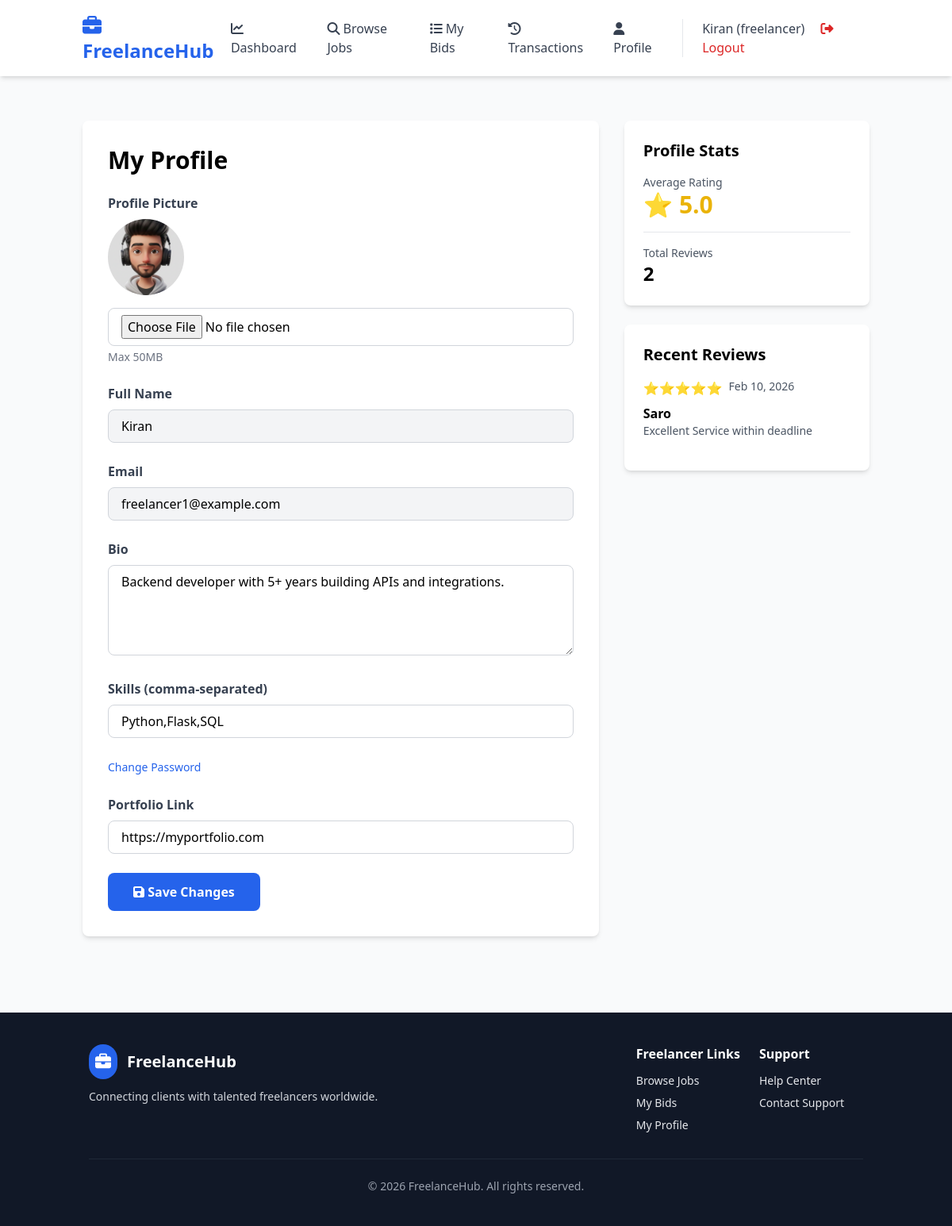
Page /profile (signed in) on the earlier database version.
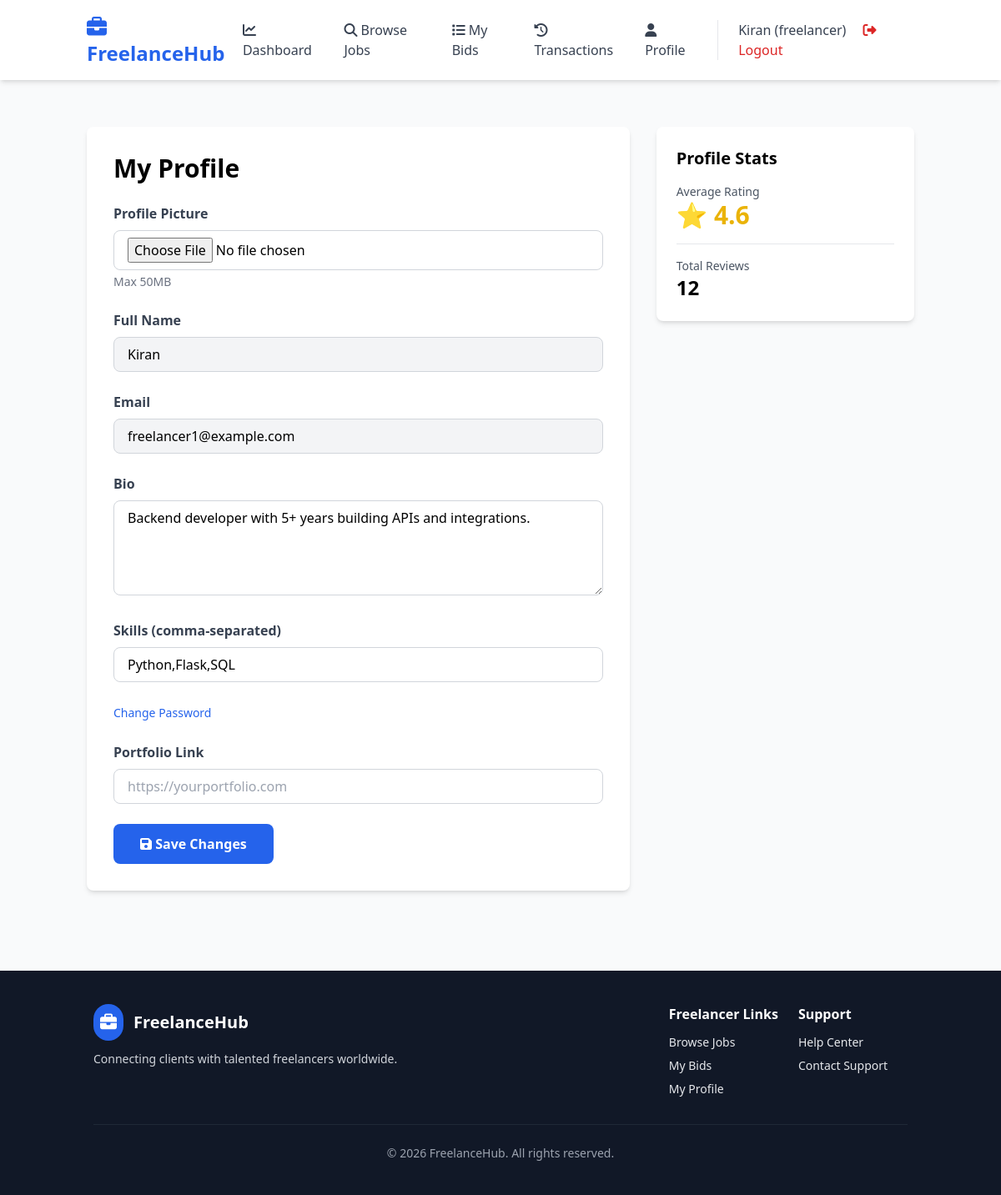
Same page on the later database version.
### models.py (models this page shows, shortened)
class FreelancerProfile(db.Model):
    __tablename__ = 'freelancer_profiles'
    id = db.Column(db.Integer, primary_key=True)
    user_id = db.Column(db.Integer, db.ForeignKey('users.id'), nullable=False, index=True)
    bio = db.Column(db.Text)
    skills = db.Column(db.String(500))  # comma-separated
    portfolio_link = db.Column(db.String(255))
    profile_image = db.Column(db.String(255))  # filename
    avg_rating = db.Column(db.Float, default=0)
    total_reviews = db.Column(db.Integer, default=0)
    created_at = db.Column(db.DateTime, default=datetime.utcnow)

class Review(db.Model):
    __tablename__ = 'reviews'
    id = db.Column(db.Integer, primary_key=True)
    job_id = db.Column(db.Integer, db.ForeignKey('jobs.id'), nullable=False, index=True)
    client_id = db.Column(db.Integer, db.ForeignKey('users.id'), nullable=False, index=True)
    freelancer_id = db.Column(db.Integer, db.ForeignKey('users.id'), nullable=False, index=True)
    rating = db.Column(db.Integer, nullable=False)  # 1-5
    comment = db.Column(db.Text)
    created_at = db.Column(db.DateTime, default=datetime.utcnow)

class User(UserMixin, db.Model):
    __tablename__ = 'users'
    id = db.Column(db.Integer, primary_key=True)
    name = db.Column(db.String(120), nullable=False)
    email = db.Column(db.String(120), unique=True, nullable=False, index=True)
    password_hash = db.Column(db.String(255), nullable=False)
    role = db.Column(db.String(20), nullable=False)  # 'client' or 'freelancer'
    created_at = db.Column(db.DateTime, default=datetime.utcnow)
    freelancer_profile = db.relationship('FreelancerProfile', uselist=False, backref='user', cascade='all, delete-orphan')
    jobs = db.relationship('Job', backref='client', foreign_keys='Job.client_id', cascade='all, delete-orphan')
    bids = db.relationship('Bid', backref='freelancer', cascade='all, delete-orphan')
    payments_as_client = db.relationship('Payment', foreign_keys='Payment.client_id', backref='client')
    payments_as_freelancer = db.relationship('Payment', foreign_keys='Payment.freelancer_id', backref='freelancer')
    reviews_given = db.relationship('Review', foreign_keys='Review.client_id', backref='client_reviewer')
    reviews_received = db.relationship('Review', foreign_keys='Review.freelancer_id', backref='freelancer_reviewed')
    def is_freelancer(self):
        return self.role == 'freelancer'

### app.py (the view, shortened to what this page needs)
    @app.route('/profile', methods=['GET', 'POST'])
    @freelancer_required
    def profile():
        profile = current_user.freelancer_profile
        if not profile:
            profile = FreelancerProfile(user_id=current_user.id)
            db.session.add(profile)
            db.session.commit()
        reviews = Review.query.filter_by(freelancer_id=current_user.id).all()
        return render_template('profile.html', profile=profile, reviews=reviews)

### templates/profile.html (shortened to what the changed rows need)
{% extends "base.html" %}
{% block content %}
{% if profile is defined and profile %}
<div class="grid md:grid-cols-3 gap-8">
    <div class="md:col-span-2">
        <div class="bg-white rounded-lg shadow-md p-8">
            <h1 class="text-3xl font-bold mb-6">My Profile</h1>
            <form method="POST" enctype="multipart/form-data" class="space-y-6">
                <div>
                    <label class="block text-gray-700 font-semibold mb-2">Profile Picture</label>
                    {% if profile.profile_image %}
                        <div class="mb-4">
                            <img src="{{ url_for('static', filename='../uploads/' + profile.profile_image) }}"
                                 onerror="this.src='https://via.placeholder.com/150'"
                                 class="w-24 h-24 rounded-full object-cover">
                        </div>
                    {% endif %}
                    <input type="file" name="profile_image" accept="image/*" class="w-full px-4 py-2 border border-gray-300 rounded-lg">
                    <p class="text-sm text-gray-500 mt-1">Max 50MB</p>
                </div>
                <div>
                    <label class="block text-gray-700 font-semibold mb-2">Full Name</label>
                    <input type="text" value="{{ current_user.name }}" disabled class="w-full px-4 py-2 border border-gray-300 rounded-lg bg-gray-100">
                </div>
                <div>
                    <label class="block text-gray-700 font-semibold mb-2">Email</label>
                    <input type="email" value="{{ current_user.email }}" disabled class="w-full px-4 py-2 border border-gray-300 rounded-lg bg-gray-100">
                </div>
                <div>
                    <label class="block text-gray-700 font-semibold mb-2">Bio</label>
                    <textarea name="bio" rows="4" class="w-full px-4 py-2 border border-gray-300 rounded-lg focus:outline-none focus:border-blue-500" placeholder="Write about yourself, your experience, and expertise...">{{ profile.bio or '' }}</textarea>
                </div>
                <div>
                    <label class="block text-gray-700 font-semibold mb-2">Skills (comma-separated)</label>
                    <input type="text" name="skills" value="{{ profile.skills or '' }}" class="w-full px-4 py-2 border border-gray-300 rounded-lg focus:outline-none focus:border-blue-500" placeholder="e.g., Python, JavaScript, Web Design">
                </div>
                <div>
                    <a href="{{ url_for('change_password') }}" class="text-sm text-blue-600 hover:underline">Change Password</a>
                </div>
                <div>
                    <label class="block text-gray-700 font-semibold mb-2">Portfolio Link</label>
                    <input type="url" name="portfolio_link" value="{{ profile.portfolio_link or '' }}" class="w-full px-4 py-2 border border-gray-300 rounded-lg focus:outline-none focus:border-blue-500" placeholder="https://yourportfolio.com">
                </div>
                <button type="submit" class="bg-blue-600 text-white px-8 py-3 rounded-lg font-semibold hover:bg-blue-700 w-full md:w-auto">
                    <i class="fas fa-save"></i> Save Changes
                </button>
            </form>
        </div>
    </div>
    <div class="space-y-6">
        <div class="bg-white rounded-lg shadow-md p-6">
            <h3 class="text-xl font-bold mb-4">Profile Stats</h3>
            <div class="space-y-4">
                <div class="pb-4 border-b">
                    <p class="text-gray-600 text-sm">Average Rating</p>
                    <p class="text-3xl font-bold text-yellow-500">
                        {% if profile.avg_rating %}
                            ⭐ {{ "%.1f"|format(profile.avg_rating) }}
                        {% else %}
                            No ratings yet
                        {% endif %}
                    </p>
                </div>
                <div>
                    <p class="text-gray-600 text-sm">Total Reviews</p>
                    <p class="text-2xl font-bold">{{ profile.total_reviews }}</p>
                </div>
            </div>
        </div>
        {% if reviews %}
            <div class="bg-white rounded-lg shadow-md p-6">
                <h3 class="text-xl font-bold mb-4">Recent Reviews</h3>
                <div class="space-y-4">
                        {% for review in reviews %}
                        <div class="pb-4 border-b last:border-b-0">
                            <div class="flex items-start gap-2 mb-2">
                                <span class="text-yellow-500">
                                    {% for i in range(review.rating) %}⭐{% endfor %}
                                </span>
                                <span class="text-sm text-gray-600">{{ review.created_at.strftime('%b %d, %Y') }}</span>
                            </div>
                            <p class="font-semibold">{{ review.client_reviewer.name }}</p>
                            <p class="text-gray-600 text-sm">{{ review.comment }}</p>
                        </div>
                    {% endfor %}
                </div>
            </div>
        {% endif %}
    </div>
</div>
{% else %}
<div class="text-center py-12">
    <p class="text-gray-600">Profile not found.</p>
</div>
{% endif %}
{% endblock %}

Differences in the rows shown:
removed Review: rating 5 (drawn), created_at "Feb 10, 2026", client_reviewer.name "Saro", comment "Excellent Service within deadline"
changed FreelancerProfile "Backend developer with 5+ years building APIs and integrations.": avg_rating "5.0" → "4.6"; total_reviews "2" → "12"; profile_image: picture removed; portfolio_link "https://myportfolio.com" → (not shown)
Other differences:
text no longer shown: "Recent Reviews"
